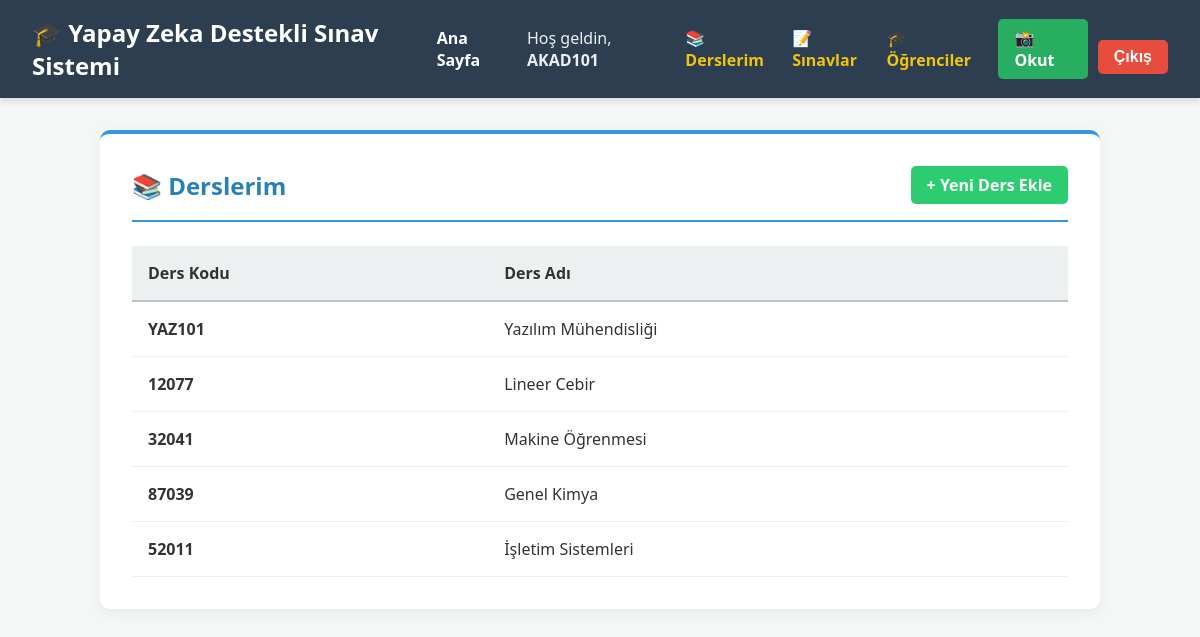
The page /okuyucu/hocalar/dersler/ (signed in) on the database as committed earlier.
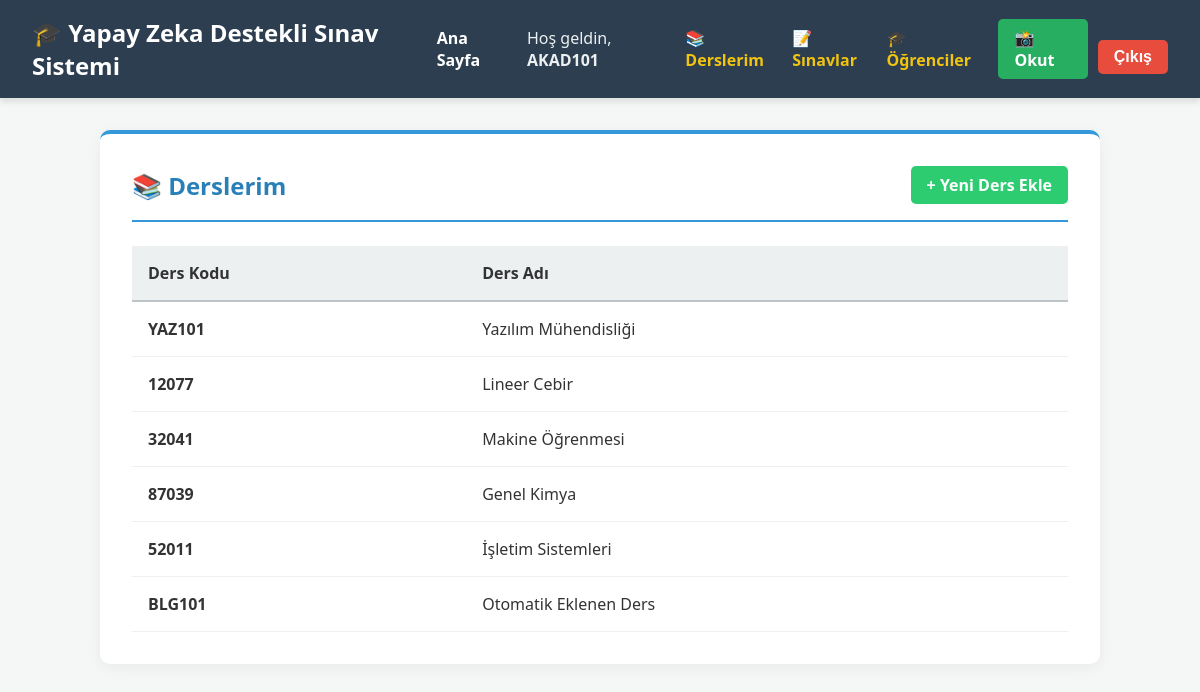
The same page on the database as committed later.
### okuyucu/models.py (models this page shows, shortened)
class Ders(models.Model):
    ders_id = models.CharField(max_length=10, primary_key=True, verbose_name="Ders Kodu")
    ders_adi = models.CharField(max_length=100, verbose_name="Ders Adı")

### okuyucu/views.py (the view)
# urls.py: path('hocalar/dersler/', views.DersListView.as_view(), name='ders_listesi'),
class DersListView(LoginRequiredMixin, AkademisyenYetkiMixin, ListView):
    model = Ders
    template_name = 'crud/ders_list.html'
    context_object_name = 'dersler'

### okuyucu/views.py (called while the page is built)
    def test_func(self):
        return self.request.user.is_authenticated and (self.request.user.is_superuser or hasattr(self.request.user, 'akademisyen_profili'))

### okuyucu/templates/crud/ders_list.html (shortened to what this page needs)
{% extends "base.html" %}
{% block content %}
<div class="card" style="margin-top: 2rem;">
    <div style="display: flex; justify-content: space-between; align-items: center; border-bottom: 2px solid #3498db; padding-bottom: 1rem; margin-bottom: 1.5rem;">
        <h2 style="color: #2980b9; margin: 0;">📚 Derslerim</h2>
        <a href="{% url 'okuyucu:ders_ekle' %}" style="background-color: #2ecc71; color: white; padding: 0.5rem 1rem; text-decoration: none; border-radius: 5px; font-weight: bold;">+ Yeni Ders Ekle</a>
    </div>
    <table style="width: 100%; border-collapse: collapse; text-align: left;">
        <thead>
            <tr style="background-color: #ecf0f1; border-bottom: 2px solid #bdc3c7;">
                <th style="padding: 1rem;">Ders Kodu</th>
                <th style="padding: 1rem;">Ders Adı</th>
            </tr>
        </thead>
        <tbody>
            {% for ders in dersler %}
            <tr style="border-bottom: 1px solid #ecf0f1;">
                <td style="padding: 1rem; font-weight: bold;">{{ ders.ders_id }}</td>
                <td style="padding: 1rem;">{{ ders.ders_adi }}</td>
            </tr>
            {% empty %}
            <tr>
                <td colspan="2" style="padding: 2rem; text-align: center; color: #7f8c8d;">Henüz size atanmış bir ders bulunmuyor.</td>
            </tr>
            {% endfor %}
        </tbody>
    </table>
</div>
{% endblock %}

Rows that differ between the two databases and show on the page:
added Ders: ders_id "BLG101", ders_adi "Otomatik Eklenen Ders"
